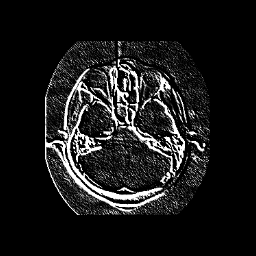

Write the Python code that produced this figure.
#!/usr/bin/env python

# Compute dot product between a gradient field and a color image.

# Factory overrides
import vtkmodules.vtkInteractionStyle  # noqa: F401
import vtkmodules.vtkRenderingFreeType  # noqa: F401
import vtkmodules.vtkRenderingOpenGL2  # noqa: F401

import os

from vtkmodules.vtkIOImage import (
    vtkBMPReader,
    vtkPNGReader,
)
from vtkmodules.vtkImagingCore import (
    vtkImageCast,
    vtkImageShiftScale,
)
from vtkmodules.vtkImagingGeneral import vtkImageGradient
from vtkmodules.vtkImagingMath import vtkImageDotProduct
from vtkmodules.vtkRenderingCore import (
    vtkImageActor,
    vtkRenderWindow,
    vtkRenderWindowInteractor,
    vtkRenderer,
)

# Image pipeline
reader = vtkPNGReader()
data_dir = os.environ.get("VPE_DATA_DIR", os.path.dirname(os.path.abspath(__file__)))

reader.SetFileName(os.path.join(data_dir, "fullhead15.png"))

cast = vtkImageCast()
cast.SetInputConnection(reader.GetOutputPort())
cast.SetOutputScalarTypeToFloat()

shift_scale = vtkImageShiftScale()
shift_scale.SetInputConnection(cast.GetOutputPort())
shift_scale.SetScale(0.05)

gradient = vtkImageGradient()
gradient.SetInputConnection(shift_scale.GetOutputPort())
gradient.SetDimensionality(3)
gradient.Update()

bmp_reader = vtkBMPReader()
bmp_reader.SetFileName(os.path.join(data_dir, "masonry.bmp"))

cast2 = vtkImageCast()
cast2.SetInputConnection(bmp_reader.GetOutputPort())
cast2.SetOutputScalarTypeToDouble()
cast2.Update()

# Dot product
magnitude = vtkImageDotProduct()
magnitude.SetInput1Data(cast2.GetOutput())
magnitude.SetInput2Data(gradient.GetOutput())
magnitude.Update()

# Display with vtkImageActor
image_actor = vtkImageActor()
image_actor.GetMapper().SetInputConnection(magnitude.GetOutputPort())

# Renderer
renderer = vtkRenderer()
renderer.AddActor(image_actor)

# Window
render_window = vtkRenderWindow()
render_window.AddRenderer(renderer)
render_window.SetSize(256, 256)
render_window.SetWindowName("dot product")

# Scene
renderer.ResetCamera()

# Interactor
interactor = vtkRenderWindowInteractor()
interactor.SetRenderWindow(render_window)

interactor.Initialize()
interactor.Start()
